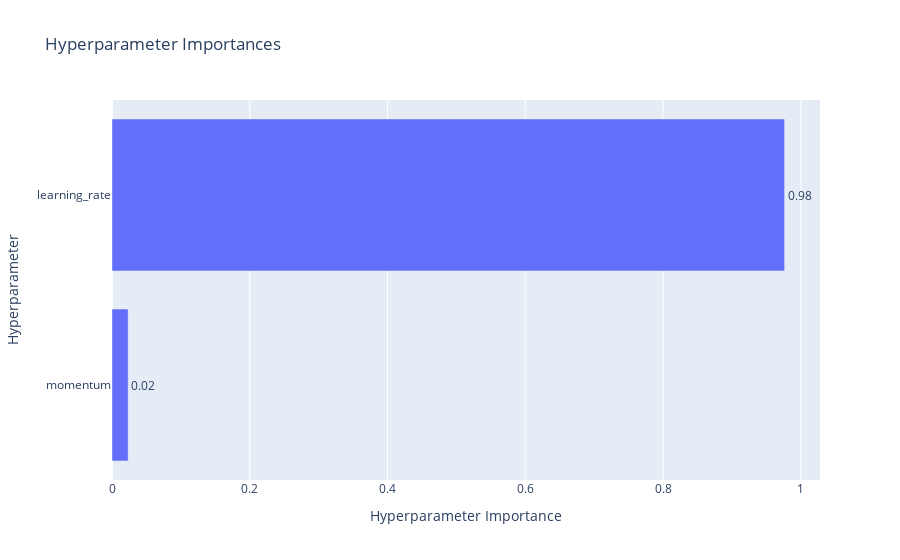

Notebook code cell kept with this figure:
### Code cell
optuna.visualization.plot_param_importances(study)

### Figure 1 — Plotly figure (JSON) as saved in the notebook; plotly's stock layout.template omitted (floating-point values rounded to 4 significant figures)
{"data": [{"cliponaxis": false, "hovertemplate": ["momentum (FloatDistribution): 0.02344343568726741<extra></extra>", "learning_rate (FloatDistribution): 0.9765565643127326<extra></extra>"], "name": "Objective Value", "orientation": "h", "text": ["0.02", "0.98"], "textposition": "outside", "type": "bar", "x": [0.02344, 0.9766], "y": ["momentum", "learning_rate"]}], "layout": {"title": {"text": "Hyperparameter Importances"}, "xaxis": {"title": {"text": "Hyperparameter Importance"}}, "yaxis": {"title": {"text": "Hyperparameter"}}}}
